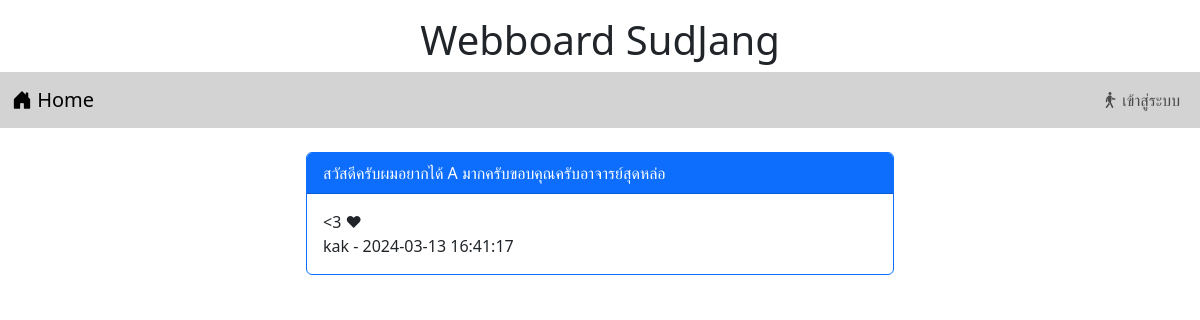
Screenshot of /post.php?id=8 with the database file from the repository.
### tables this page shows
CREATE TABLE `post` (
  `id` int(11) NOT NULL,
  `title` varchar(128) NOT NULL,
  `content` varchar(2048) NOT NULL,
  `post_date` datetime NOT NULL,
  `cat_id` int(11) NOT NULL,
  `user_id` int(11) NOT NULL
);

CREATE TABLE `user` (
  `id` int(11) NOT NULL,
  `login` varchar(32) NOT NULL,
  `password` varchar(64) NOT NULL,
  `name` varchar(64) NOT NULL,
  `gender` char(1) NOT NULL,
  `email` varchar(32) NOT NULL,
  `role` char(1) NOT NULL
);

### post.php (the view, shortened to what this page needs)
<!DOCTYPE html>
<html lang="en">
<head>
    <link rel="stylesheet" href="bootstrap-5.3.2-dist/css/bootstrap.min.css">
    <link rel="stylesheet" href="https://cdn.jsdelivr.net/npm/bootstrap-icons@1.11.3/font/bootstrap-icons.min.css">
</head>
<body>
    <h1 style = "text-align: center;" class="mt-3">Webboard SudJang</h1>
    <?php include "nav.php" ?>
        <div class="row mt-4">
            <div class="col-lg-3 col-md-2 col-sm-1"></div>
            <div class="col-lg-6 col-md-8 col-sm-10">
            <?php
                $conn = new PDO("mysql:host=localhost;dbname=webboard;charset=utf8","root","");
                $sql = "SELECT post.title , post.content , post.post_date , user.login FROM post INNER JOIN user on (post.user_id = user.id) WHERE post.id = $_GET[id]";
                foreach($conn -> query($sql) as $row){
                    echo "<div class='card border-primary'>";
                    echo "<div class='card-header bg-primary text-white'>$row[0]</div>";
                    echo "<div class='card-body'>$row[1]<br>$row[3] - $row[2]</div>";
                    echo "</div><br>";
                }
            ?>
                <br>
            </div>
            <div class="col-lg-3 col-md-2 sol-sm-1"></div>
        </div>
</body>
</html>

### rows the page displays
post: title "สวัสดีครับผมอยากได้ A มากครับขอบคุณครับอาจารย์สุดหล่อ", content "<3 ♥", user.login "kak", post_date "2024-03-13 16:41:17"
